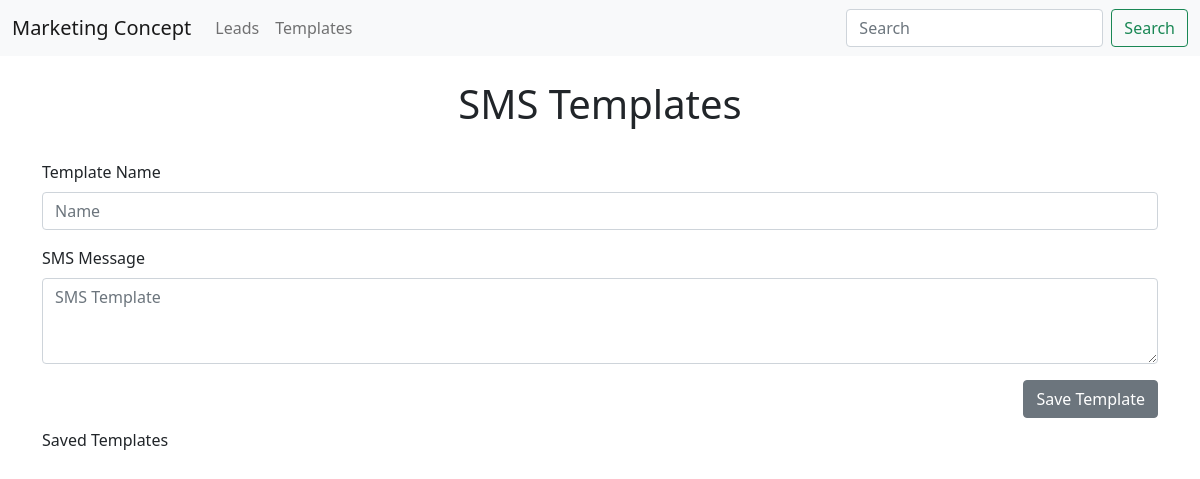
Page /templates on the earlier database version.
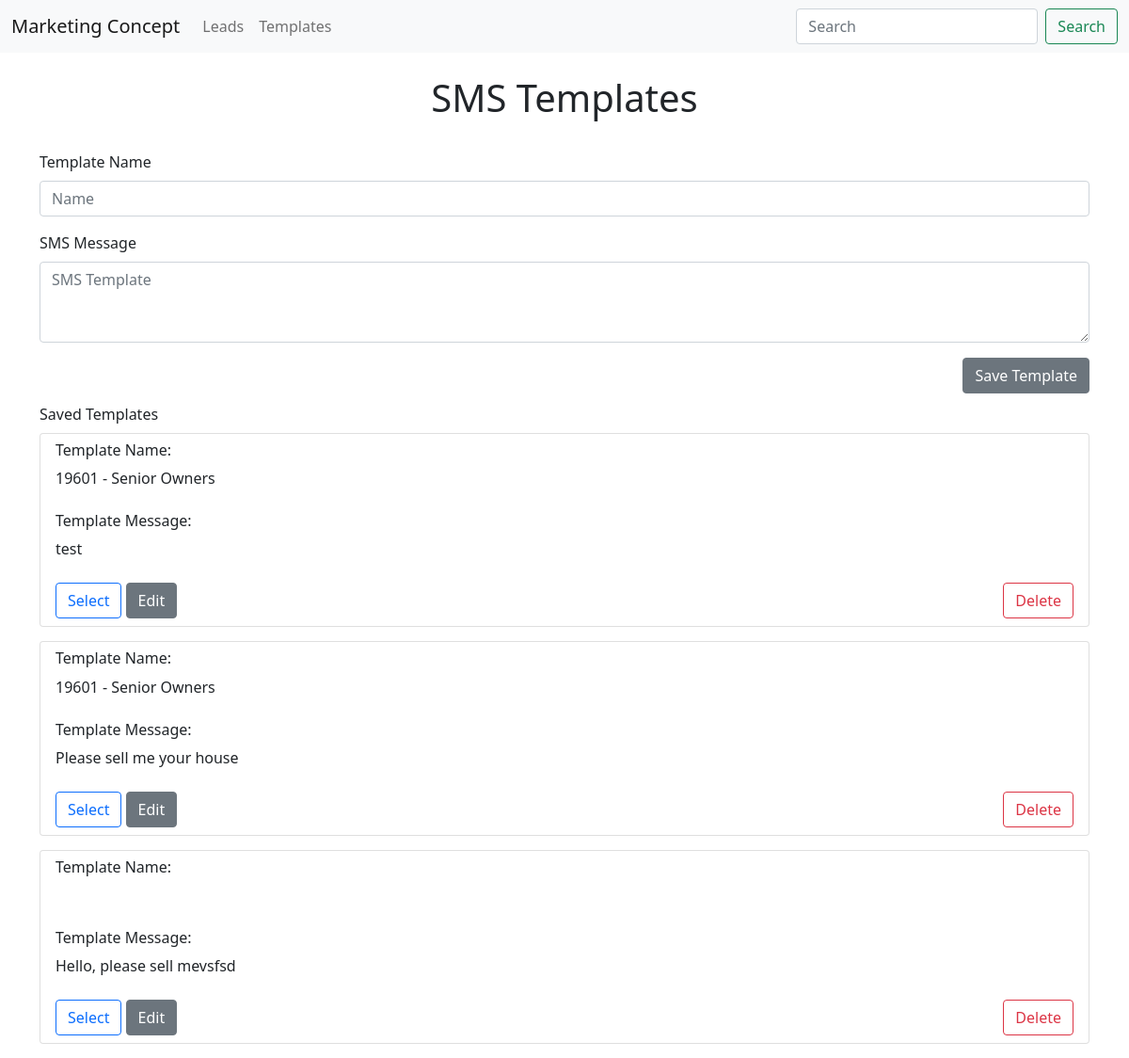
Same page on the later database version.
### app.py (models this page shows, shortened)
class Template(db.Model):
    id = db.Column(db.Integer, primary_key=True)
    name = db.Column(db.String(200), nullable=False)
    message = db.Column(db.String(200), nullable=False)

### app.py (the view)
@app.route('/templates', methods = ["POST", "GET"])
def templates():
    if request.method == 'POST':
        temp_name = request.form['name']
        temp_message = request.form['message']
        sms = Template(name=temp_name, message=temp_message)
        try:
            db.session.add(sms)
            db.session.commit()
            return redirect('/templates')
        except:
            return 'There was an issue adding your template.'
    else:
        sms_templates = Template.query.all()
        return render_template('templates.html', sms_templates=sms_templates)

### templates/templates.html (shortened to what this page needs)
{% extends 'base.html' %}
{% block body %}
    <br>
    <h1 style="text-align: center;">SMS Templates</h1>
    <br>
    <form action="" method="POST">
        <div class="mb-3">
            <label class="form-label">Template Name</label>
            <input class="form-control" placeholder="Name" name="name">
        </div>
        <div class="mb-3">
            <label class="form-label">SMS Message</label>
            <textarea class="form-control" rows="3" placeholder="SMS Template" name="message"></textarea>
        </div>
        <div style="float: right;">
            <input class="btn btn-secondary" type="submit" value="Save Template">
          </div>
    </form>
    <br><br>
    <label class="form-label">Saved Templates</label>
    {% for template in sms_templates%}
        <ul class="list-group" style="margin-bottom: 15px;">
            <li class="list-group-item">
                <h6>Template Name:</h6> {{template.name}} <br><br>
                <h6>Template Message:</h6> {{template.message}} <br><br>
                <a href="/delete/{{template.id}}"><button class="btn btn-outline-danger" style="float: right;">Delete</button></a>
                <input type="submit" name="select_template" value="Select" class="btn btn-outline-primary">
                <a href="/update/{{template.id}}"><button class="btn btn-secondary">Edit</button></a>
            </li>
        </ul>
    {% endfor %}
{% endblock %}

Differences in the rows shown:
added Template: name "19601 - Senior Owners", message "test"
added Template: name "19601 - Senior Owners", message "Please sell me your house"
added Template: message "Hello, please sell mevsfsd"
